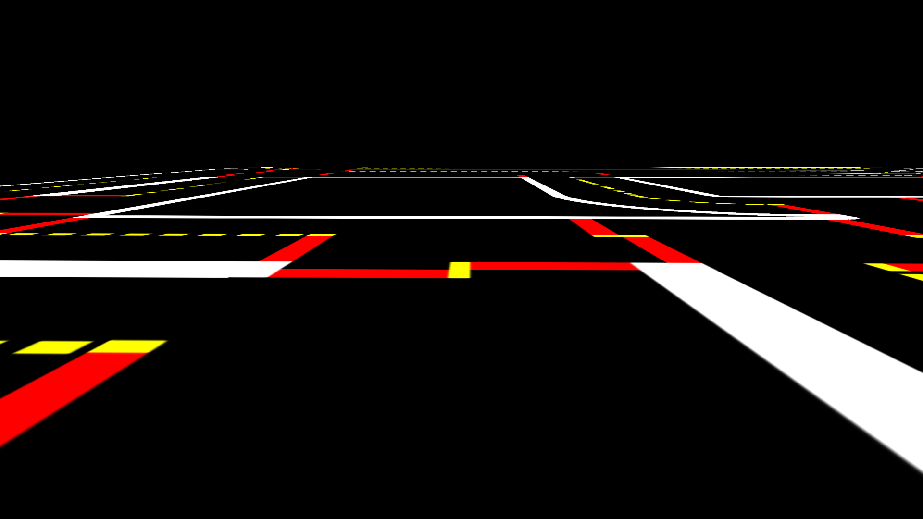
#> input picture sim_testing_images/intersection2.png, 923 x 519 px, given in place of the camera
$ python thresholder.py
#> lines starting #> are read from the running program, lines starting #| are printed output that depends on the picture; after the words box and inside, x2 and y2 are one past the last pixel; in counts of white or black regions, pixels touching at a corner belong together
from __future__ import print_function
from string import whitespace
from tkinter.ttk import Frame
import cv2 as cv
import argparse
import numpy as np

max_value = 255
max_value_H = 360//2
low_H = 0
low_L = 0
low_S = 0
high_H = max_value_H
high_L = max_value
high_S = max_value
window_capture_name = 'Video Capture'
window_detection_name = 'Object Detection'
low_H_name = 'Low H'
low_L_name = 'Low L'
low_S_name = 'Low S'
high_H_name = 'High H'
high_L_name = 'High L'
high_S_name = 'High S'

## [low]
def on_low_H_thresh_trackbar(val):
    global low_H
    global high_H
    low_H = val
    low_H = min(high_H-1, low_H)
    cv.setTrackbarPos(low_H_name, window_detection_name, low_H)
## [low]

## [high]
def on_high_H_thresh_trackbar(val):
    global low_H
    global high_H
    high_H = val
    high_H = max(high_H, low_H+1)
    cv.setTrackbarPos(high_H_name, window_detection_name, high_H)
## [high]

def on_low_L_thresh_trackbar(val):
    global low_L
    global high_L
    low_L = val
    low_L = min(high_L-1, low_L)
    cv.setTrackbarPos(low_L_name, window_detection_name, low_L)

def on_high_L_thresh_trackbar(val):
    global low_L
    global high_L
    high_L = val
    high_L = max(high_L, low_L+1)
    cv.setTrackbarPos(high_L_name, window_detection_name, high_L)

def on_low_V_thresh_trackbar(val):
    global low_S
    global high_S
    low_S = val
    low_S = min(high_S-1, low_S)
    cv.setTrackbarPos(low_S_name, window_detection_name, low_S)

def on_high_S_thresh_trackbar(val):
    global low_S
    global high_S
    high_S = val
    high_S = max(high_S, low_S+1)
    cv.setTrackbarPos(high_S_name, window_detection_name, high_S)

parser = argparse.ArgumentParser(description='Code for Thresholding Operations using inRange tutorial.')
parser.add_argument('--camera', help='Camera divide number.', default=0, type=int)
args = parser.parse_args()

## [cap]
cap = cv.VideoCapture("/dev/video3")
## [cap]

## [window]
cv.namedWindow(window_capture_name)
cv.namedWindow(window_detection_name)
## [window]

## [trackbar]
cv.createTrackbar(low_H_name, window_detection_name , low_H, max_value_H, on_low_H_thresh_trackbar)
cv.createTrackbar(high_H_name, window_detection_name , high_H, max_value_H, on_high_H_thresh_trackbar)
cv.createTrackbar(low_L_name, window_detection_name , low_L, max_value, on_low_L_thresh_trackbar)
cv.createTrackbar(high_L_name, window_detection_name , high_L, max_value, on_high_L_thresh_trackbar)
cv.createTrackbar(low_S_name, window_detection_name , low_S, max_value, on_low_V_thresh_trackbar)
cv.createTrackbar(high_S_name, window_detection_name , high_S, max_value, on_high_S_thresh_trackbar)
## [trackbar]

while True:
    ## [while]
    ret, frame = cap.read()
#> frame is the input picture: shape (519, 923, 3); mean B, G, R 15.3, 17, 23.1
    # frame = cv.imread('./sim_testing_images/64by64sim_image.png')
    if frame is None:
        break

    BGRimg = cv.bilateralFilter(
        frame, 3, 50, 50
    )  # theoretically good at removing noise but keeping sharp lines.

    # black out top 1/3 of image
    height, width, depth = BGRimg.shape
#> height = 519; width = 923; depth = 3
    BGRimg[height // 2:, :, :] = (0, 0, 0)
    BGRimg[:,:width//3:, :] = (0,0,0)
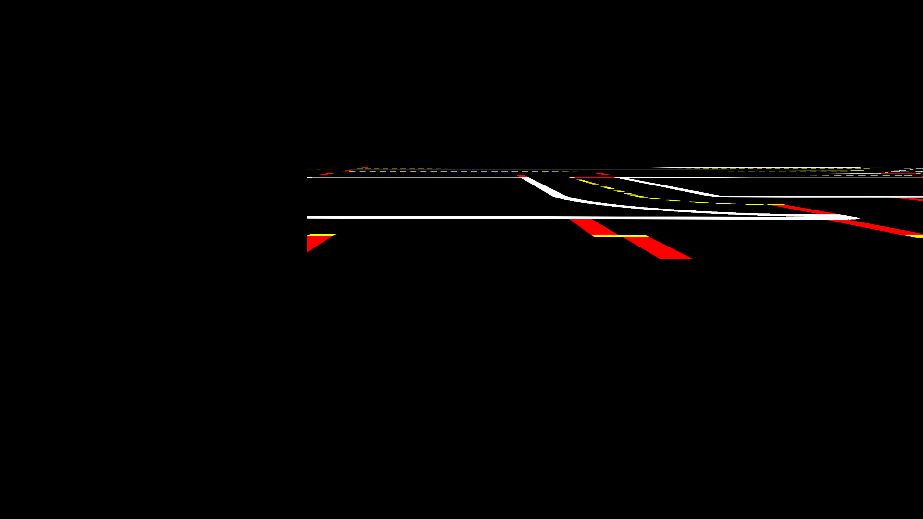
#> BGRimg: shape (519, 923, 3); mean B, G, R 2, 2.3, 3.4

    # black out bottom strip of image
    BGRimg[height - 35 : height, :, :] = (0, 0, 0)

    # HLS COLOR SPACE THRESHOLDS
    # Yellow : 18-57 H, 73-216 L, 85-255 S
    # Red: 0-15 H, 101-255 L, 85-255 S
    # White: Pretty hard

    frame_HLS = cv.cvtColor(BGRimg, cv.COLOR_BGR2HLS)
#> frame_HLS: shape (519, 923, 3); mean of channels 0, 1, 2 0.1, 2.7, 2.4
    frame_gray = cv. cvtColor(BGRimg, cv.COLOR_BGR2GRAY)

    blurred = cv.GaussianBlur(frame_HLS, (5,5),0)
#> blurred: shape (519, 923, 3); mean of channels 0, 1, 2 0.1, 2.7, 2.4
    # yellow_threshold = cv.inRange(frame_HLS, (18, 73, 85), (57, 216, 255))

    yellow_threshold = cv.inRange(blurred, (low_H, low_L, low_S), (high_H, high_L, high_S))
#> yellow_threshold: shape (519, 923); every value is 255
    # red_threshold = cv.inRange(frame_HLS, (0, 101, 85), (15, 255, 255))
    # white_threshold = cv.inRange(frame_gray, 160, 255)

    # full_image = cv.add(yellow_threshold, cv.add(red_threshold, white_threshold))

    # rrx : H: 14-133, L:0-255, S:181-255

    ## [while]

    #test blacking out everything above first white pixel
    # HSV space to get white: 0-180 H, 0-37 S, 146-255 V
    white_lines = cv.inRange(blurred, (0, 0, 146), (180, 37, 255))
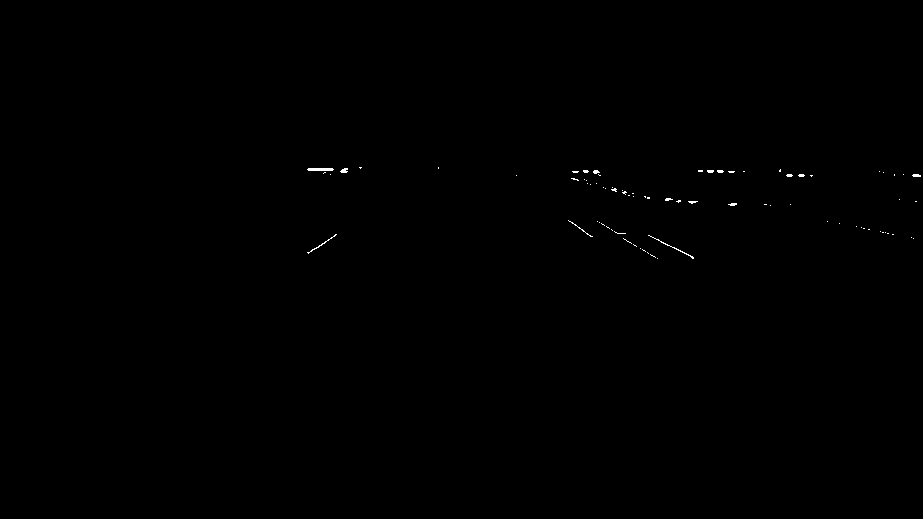
#> white_lines: shape (519, 923); 0.13% white in thin lines or dots, all inside (x1, y1, x2, y2) = (307, 167, 921, 259)

    # for every column 0 to max x
    # find the highest value of white along y
    #black everything out on that column from y=0 to highest value
    # print(np.max(white_lines))

    last_y_vals = np.where(np.count_nonzero(white_lines, axis=0)==0, -1, (white_lines.shape[0]-1) - np.argmax(white_lines[::-1,:]!=0, axis=0))
#> last_y_vals = 923 values, max 258 at index 657, min -1 at index 0, mean 58.35
    row_indeces, col_indeces = np.indices(white_lines.shape)
    mask = row_indeces <= last_y_vals.reshape(1,-1)
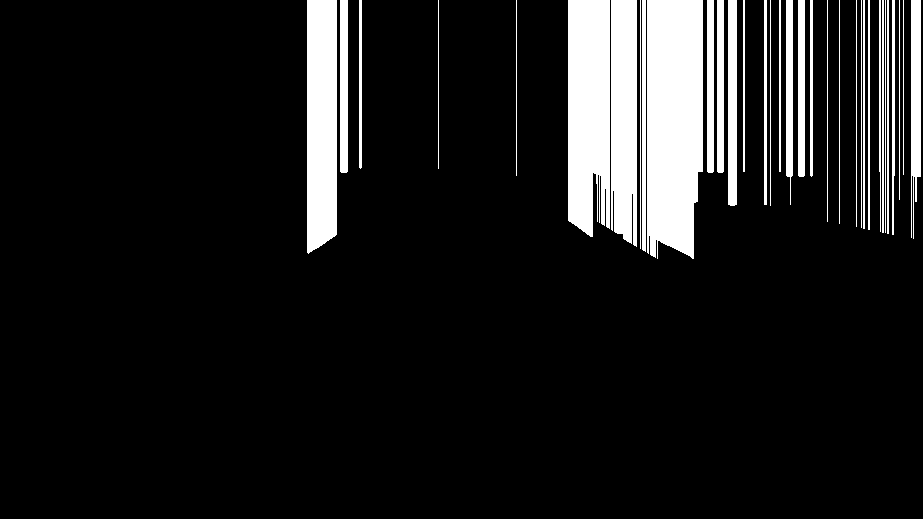
#> mask: shape (519, 923) bool; 11.4% white; 34 white regions, largest, box (x1, y1, x2, y2) and area: (647, 0, 703, 259) 13440, (568, 0, 610, 237) 9237, (307, 0, 337, 254) 7349
    white_lines[mask] = 255
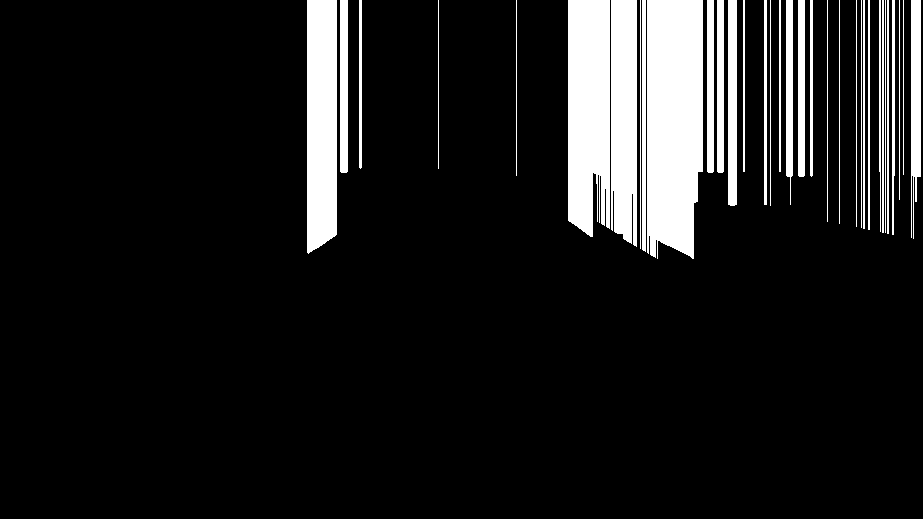
#> white_lines: shape (519, 923); 11.4% white; 34 white regions, largest, box (x1, y1, x2, y2) and area: (647, 0, 703, 259) 13440, (568, 0, 610, 237) 9237, (307, 0, 337, 254) 7349
    ## [show]
    cv.imshow(window_capture_name, frame)
    # cv.imshow(window_detection_name, cv.add(white_lines, yellow_threshold))
    cv.imshow(window_detection_name, yellow_threshold)
    # cv.namedWindow('grayscale')
    # cv.imshow('grayscale', full_image)
    ## [show]
    print(np.sum(yellow_threshold//255))
#| 479037

    key = cv.waitKey(30)
#> (key q is pressed here)
    if key == ord('q') or key == 27:
        break

$ run again, on sim_testing_images/straight2.png
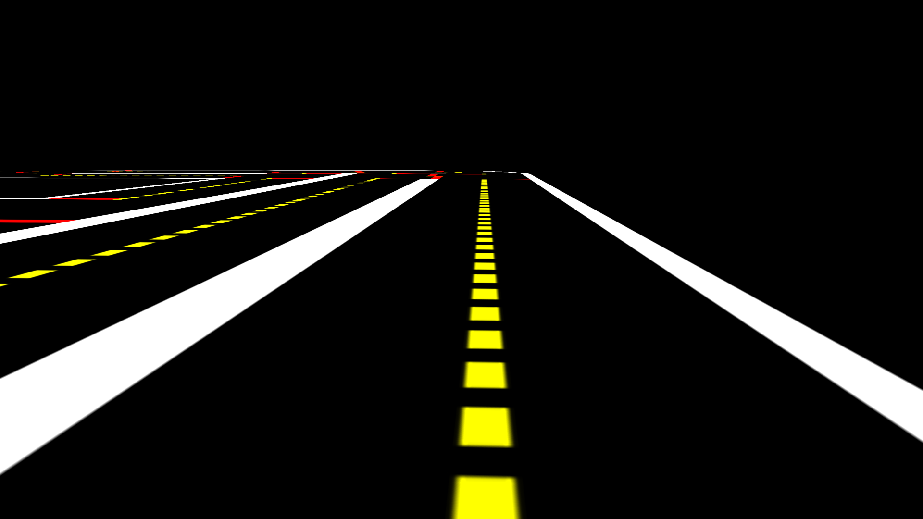
#> input picture sim_testing_images/straight2.png, 923 x 519 px, given in place of the camera
#> frame is the input picture: shape (519, 923, 3); mean B, G, R 19.8, 24.5, 24.7
#> frame_HLS: shape (519, 923, 3); mean of channels 0, 1, 2 0.1, 2.8, 1
#> blurred: shape (519, 923, 3); mean of channels 0, 1, 2 0.1, 2.8, 1
#> yellow_threshold: shape (519, 923); every value is 255
#> `white_lines = cv.inRange(blurred, (0, 0, 146), (180, 37, 255))`:
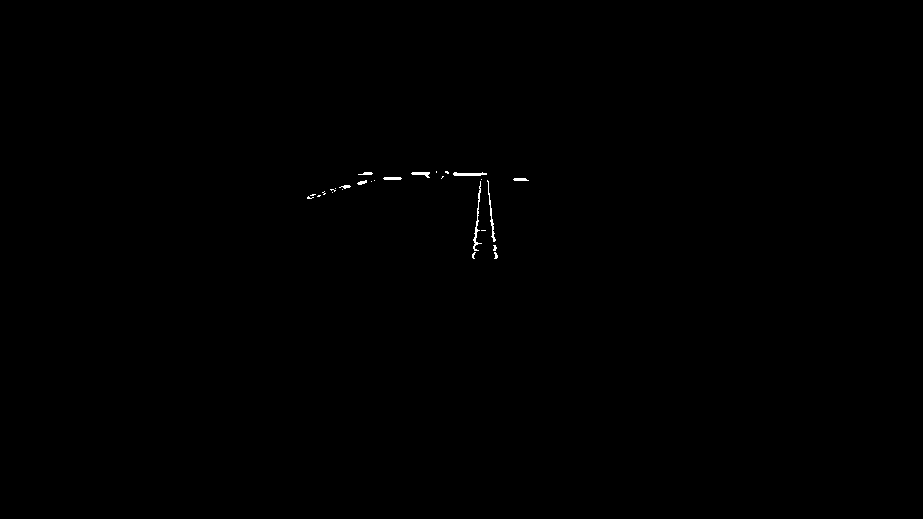
#> white_lines: shape (519, 923); 0.15% white in thin lines or dots, all inside (x1, y1, x2, y2) = (307, 171, 529, 259)
#> last_y_vals = 923 values, max 258 at index 473, min -1 at index 0, mean 31.94
#> mask: shape (519, 923) bool; 6.3% white; 14 white regions, largest, box (x1, y1, x2, y2) and area: (453, 0, 498, 259) 9521, (383, 0, 402, 180) 3418, (411, 0, 430, 178) 3336
#> `white_lines[mask] = 255`:
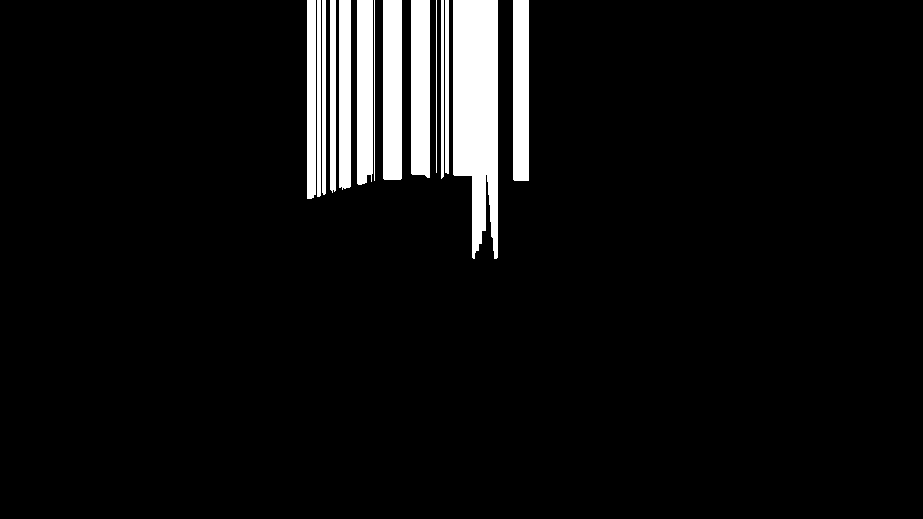
#> white_lines: shape (519, 923); 6.3% white; 14 white regions, largest, box (x1, y1, x2, y2) and area: (453, 0, 498, 259) 9521, (383, 0, 402, 180) 3418, (411, 0, 430, 178) 3336
#| 479037
